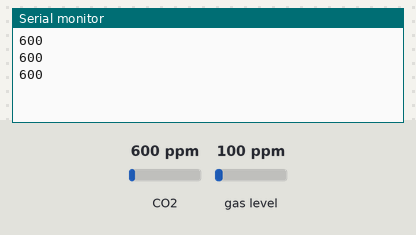
Simulated run of this sketch. Board: Arduino Uno, built with avr-gcc and run on an emulated ATmega328P. Shown: the last lines printed to the serial monitor. The inputs (shaded band) are chosen by the test bench; at power-on: CO2 600 ppm, gas level 100 ppm.

Above: at 1.3 s.
1.4 s: CO2 set to 452 ppm
At 1.9 s:
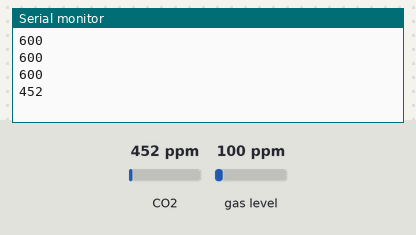
2.9 s: CO2 set to 1050 ppm
At 3.4 s:
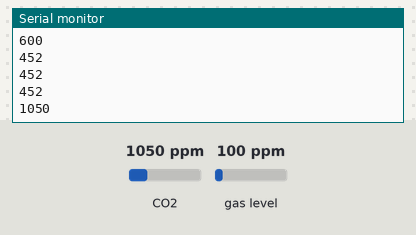
Timing chart, 0 to 5.9 s (numbered marks = the images above; inputs shaded):
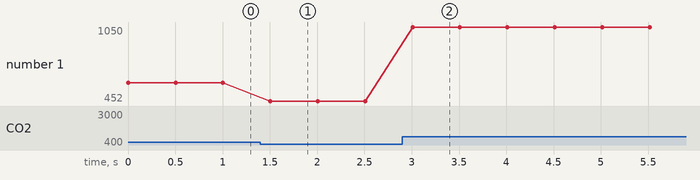

The sketch:

ccsteste.ino
```cpp
#include "Adafruit_CCS811.h"

Adafruit_CCS811 ccs;

void setup() {
  Serial.begin(115200);
  if(!ccs.begin()){
    while(1);
  }
   while(!ccs.available());
}

void loop() {
  if(ccs.available()){
    if(!ccs.readData()){
      Serial.println(ccs.geteCO2());
    }
    else{
      Serial.println(0);
      while(1);
    }
  }
  delay(500);
}
```

Measured:
- after the input at 1.4 s, the serial monitor: prints a new line after 0.10 s (image 1)
- after the input at 2.9 s, the serial monitor: prints a new line after 0.11 s (image 2)
- plotted number 1: 600 → 452 after the input at 1.4 s, 452 → 1050 after the input at 2.9 s
